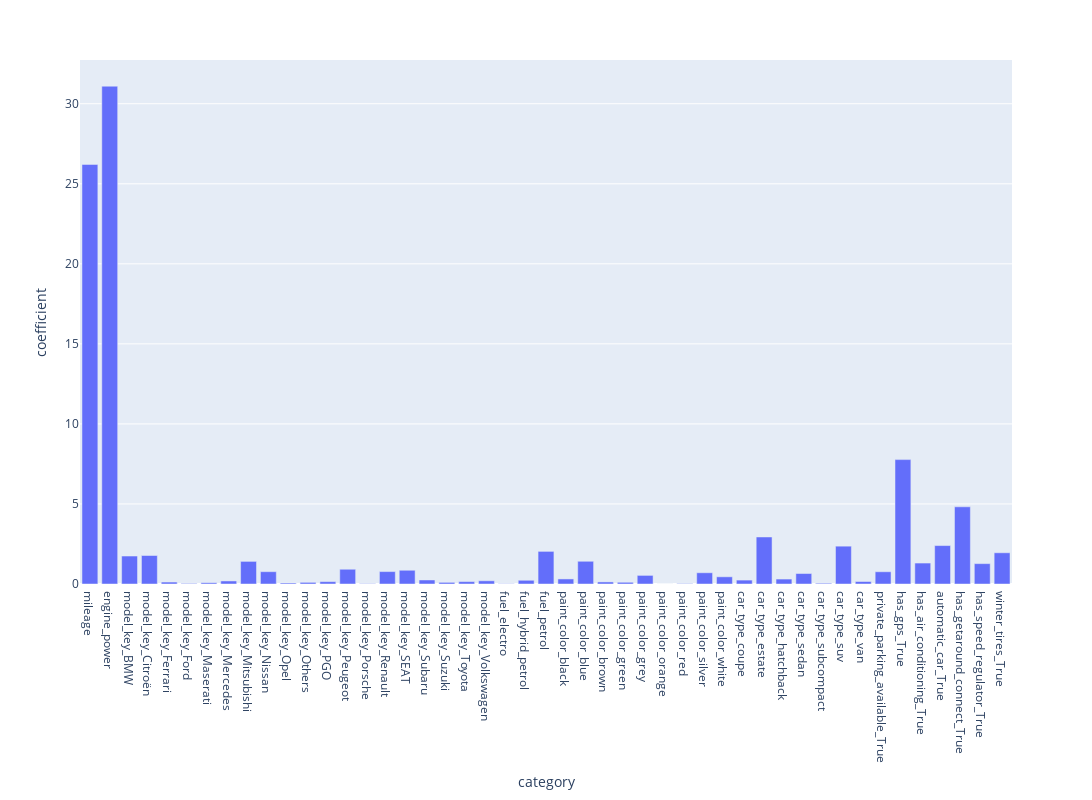

Notebook source saved alongside this figure:
### Code cell
col_names = list(preprocessor.transformers_[0][1].get_feature_names_out()) + list(preprocessor.transformers_[1][1].get_feature_names_out())
coefficient = pd.Series(gbr.feature_importances_, index=col_names).sort_values(ascending=False)

oefs = pd.DataFrame(list(zip(col_names,coefficient)),columns=['category','coefficient']).reset_index()


fig = px.bar(coefs,x="category",y="coefficient")
fig.update_layout(
    width=1200, 
    height=800, 
)
fig.show()

### Figure 1 — Plotly figure (JSON) as saved in the notebook; plotly's stock layout.template omitted (floating-point values rounded to 4 significant figures)
{"data": [{"alignmentgroup": "True", "hovertemplate": "category=%{x}<br>coefficient=%{y}<extra></extra>", "legendgroup": "", "marker": {"color": "#636efa", "pattern": {"shape": ""}}, "name": "", "offsetgroup": "", "orientation": "v", "showlegend": false, "textposition": "auto", "type": "bar", "x": ["mileage", "engine_power", "model_key_BMW", "model_key_Citroën", "model_key_Ferrari", "model_key_Ford", "model_key_Maserati", "model_key_Mercedes", "model_key_Mitsubishi", "model_key_Nissan", "model_key_Opel", "model_key_Others", "model_key_PGO", "model_key_Peugeot", "model_key_Porsche", "model_key_Renault", "model_key_SEAT", "model_key_Subaru", "model_key_Suzuki", "model_key_Toyota", "model_key_Volkswagen", "fuel_electro", "fuel_hybrid_petrol", "fuel_petrol", "paint_color_black", "paint_color_blue", "paint_color_brown", "paint_color_green", "paint_color_grey", "paint_color_orange", "paint_color_red", "paint_color_silver", "paint_color_white", "car_type_coupe", "car_type_estate", "car_type_hatchback", "car_type_sedan", "car_type_subcompact", "car_type_suv", "car_type_van", "private_parking_available_True", "has_gps_True", "has_air_conditioning_True", "automatic_car_True", "has_getaround_connect_True", "has_speed_regulator_True", "winter_tires_True"], "xaxis": "x", "y": [26.21, 31.1, 1.747, 1.78, 0.1221, 0.034, 0.07903, 0.1897, 1.412, 0.7698, 0.0627, 0.1025, 0.1484, 0.9211, 0.01895, 0.7759, 0.8581, 0.2515, 0.1023, 0.1495, 0.2006, 0.01401, 0.2322, 2.038, 0.3161, 1.419, 0.1296, 0.1077, 0.5371, 0.0001428, 0.02288, 0.7018, 0.4497, 0.244, 2.937, 0.3088, 0.6544, 0.04681, 2.363, 0.1558, 0.7655, 7.771, 1.309, 2.4, 4.822, 1.273, 1.95], "yaxis": "y"}], "layout": {"barmode": "relative", "height": 800, "legend": {"tracegroupgap": 0}, "margin": {"t": 60}, "width": 1200, "xaxis": {"anchor": "y", "domain": [0, 1], "title": {"text": "category"}}, "yaxis": {"anchor": "x", "domain": [0, 1], "title": {"text": "coefficient"}}}}
